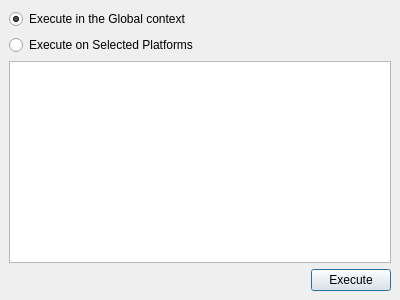
<?xml version="1.0" encoding="UTF-8"?>
<ui version="4.0">
 <class>AdHocScriptDockWidget</class>
 <widget class="QDockWidget" name="AdHocScriptDockWidget">
  <property name="geometry">
   <rect>
    <x>0</x>
    <y>0</y>
    <width>400</width>
    <height>300</height>
   </rect>
  </property>
  <property name="windowTitle">
   <string>Ad Hoc Scripting</string>
  </property>
  <widget class="QWidget" name="dockWidgetContents">
   <layout class="QVBoxLayout" name="verticalLayout">
    <item>
     <layout class="QVBoxLayout" name="verticalLayout_2">
      <item>
       <widget class="QRadioButton" name="globalRadioButton">
        <property name="text">
         <string>Execute in the Global context</string>
        </property>
        <property name="checked">
         <bool>true</bool>
        </property>
       </widget>
      </item>
      <item>
       <widget class="QRadioButton" name="platformRadioButton">
        <property name="text">
         <string>Execute on Selected Platforms</string>
        </property>
       </widget>
      </item>
     </layout>
    </item>
    <item>
     <widget class="QTextBrowser" name="scriptTextBrowser">
      <property name="readOnly">
       <bool>false</bool>
      </property>
      <property name="html">
       <string>&lt;!DOCTYPE HTML PUBLIC &quot;-//W3C//DTD HTML 4.0//EN&quot; &quot;http://www.w3.org/TR/REC-html40/strict.dtd&quot;&gt;
&lt;html&gt;&lt;head&gt;&lt;meta name=&quot;qrichtext&quot; content=&quot;1&quot; /&gt;&lt;style type=&quot;text/css&quot;&gt;
p, li { white-space: pre-wrap; }
&lt;/style&gt;&lt;/head&gt;&lt;body style=&quot; font-family:'MS Shell Dlg 2'; font-size:8.25pt; font-weight:400; font-style:normal;&quot;&gt;
&lt;p style=&quot;-qt-paragraph-type:empty; margin-top:0px; margin-bottom:0px; margin-left:0px; margin-right:0px; -qt-block-indent:0; text-indent:0px;&quot;&gt;&lt;br /&gt;&lt;/p&gt;&lt;/body&gt;&lt;/html&gt;</string>
      </property>
      <property name="placeholderText">
       <string>&lt;insert script text here&gt;</string>
      </property>
     </widget>
    </item>
    <item>
     <layout class="QHBoxLayout" name="horizontalLayout">
      <item>
       <spacer name="horizontalSpacer">
        <property name="orientation">
         <enum>Qt::Horizontal</enum>
        </property>
        <property name="sizeHint" stdset="0">
         <size>
          <width>40</width>
          <height>20</height>
         </size>
        </property>
       </spacer>
      </item>
      <item>
       <widget class="QPushButton" name="executePushButton">
        <property name="text">
         <string>Execute</string>
        </property>
        <property name="default">
         <bool>true</bool>
        </property>
       </widget>
      </item>
     </layout>
    </item>
   </layout>
  </widget>
 </widget>
 <tabstops>
  <tabstop>globalRadioButton</tabstop>
  <tabstop>platformRadioButton</tabstop>
  <tabstop>scriptTextBrowser</tabstop>
  <tabstop>executePushButton</tabstop>
 </tabstops>
 <resources/>
 <connections/>
</ui>
